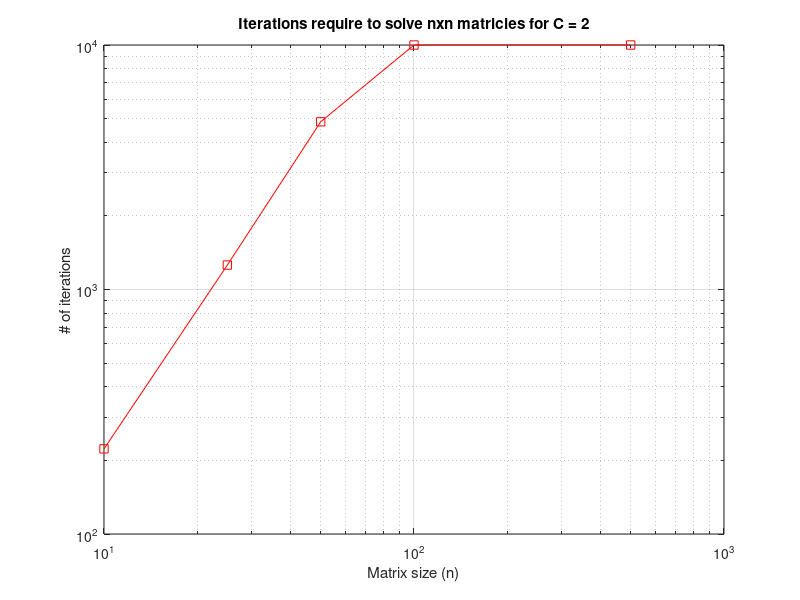
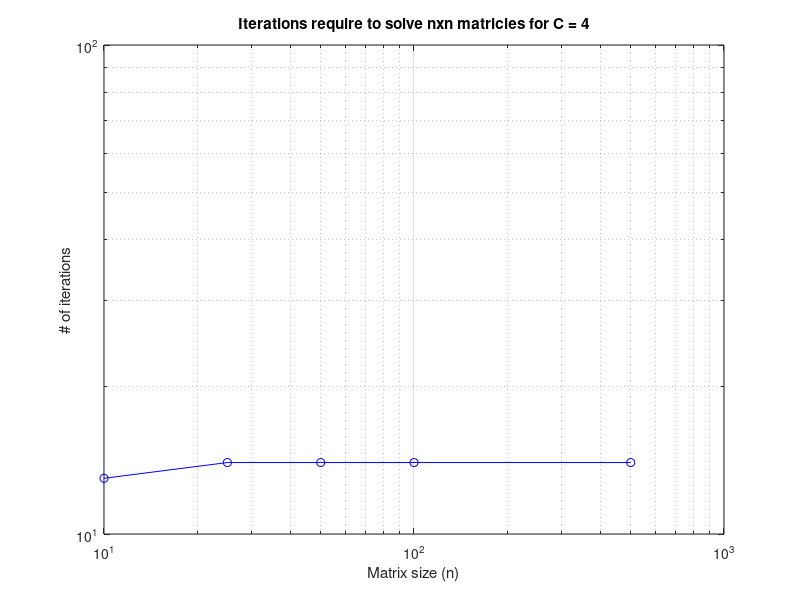

These charts were generated, in order, by the following MATLAB code:
close all;
clear all;

% Processing:
% x_n+1 = D_inv.*(L+U).*x + D'.*b_n
% Refactoring above: ^^^
% x_new = D_inv * (b_n - (L + U) * x);

tol = 1e-4;
c = [2, 4];  %[Part A, Part B]
%n = [5, 10, 25, 50, 100]; %low test
n = [10, 25, 50, 100, 500]; %base test
%n = [50, 100, 500, 1000, 5000]; %stress testing
max_iter = 10000;  % Safety limit for iterations

%empty ls for iterations, for plotting
iter_c2 = zeros(size(n));
iter_c4 = zeros(size(n));

for i = 1:length(c)
    disp('-----------------------------------')
    disp(['Jacobi for c=', num2str(c(i))])
    disp('-----------------------------------')
    for j = 1:length(n)
        % Construct the tridiagonal matrix and right-hand side
        h = 1 / (n(j) + 1);
        main_diag = (c(i)/h^2) * ones(n(j),1);
        off_diag = (-1/h^2) * ones(n(j),1);
        A_n = spdiags([off_diag main_diag off_diag], [-1 0 1], n(j), n(j));
        b_n = ones(n(j), 1);

        %Declaratives:
        D = diag(A_n);
        D_inv = diag(1./D);
        L = tril(A_n, -1); %lower tri 
        U = triu(A_n, 1); %upper tri
        x = zeros(n(j), 1);

        x_exact = A_n \ b_n;
        iter = 0;  %reset iteration

        %diag dominant check
        D_dd = abs(D);
        non_diag_sum = sum(abs(A_n), 2) - D_dd;
        while true
            if all(D_dd >= non_diag_sum)
                disp('diagonally dominant');
                break;
            else
                disp('NOT diagonally dominant');
                break;
            end
        end

        %Spectral Radius check
        spectral_radius = max(abs(eig(D_inv * (L + U))));
        disp(['Spectral Radius: ', num2str(spectral_radius)]);

        %Jacobi Iteration
        while iter < max_iter
            x_new = D_inv * (b_n - (L + U) * x); % Jacobi update
            rel_error = norm(x_new - x_exact, 2) / norm(x_exact, 2);  % Relative error
            iter = iter + 1;

            %iteration appending
            if c(i) == 2
                iter_c2(j) = iter;
            elseif c(i) == 4
                iter_c4(j) = iter;
            end

            if rel_error < tol
                disp(['c = ', num2str(c(i)), ', n = ', num2str(n(j)), ', Iterations: ', num2str(iter)]);
                disp(['Error: ', num2str(rel_error)])
                disp(" ")
                break
            end
            x = x_new; %Update x
        end
        if iter == max_iter
            warning(['Jacobi method did not converge for c = ', num2str(c(i)), ', n = ', num2str(n(j))]);
            %Safety, meaning max iterations has been hit before convergence
        end
    end
end
disp(iter_c2)
disp(iter_c4)

%plotting n vs iter for c=2
fig1 = figure; 
loglog(n, iter_c2,'-s','color', 'r');
xlabel('Matrix size (n)');
ylabel('# of iterations');
title('Iterations require to solve nxn matricies for C = 2');
grid on;

y1 = polyfit(n, iter_c2, 1);
r1 = y1(1) %Power-Law Big O rep of Jacobi complextity growth for c = 2

%plotting n vs iter for c=4
fig2 = figure;
loglog(n, iter_c4,'-o', 'color', 'b');
xlabel('Matrix size (n)');
ylabel('# of iterations');
title('Iterations require to solve nxn matricies for C = 4');
grid on;

y2 = polyfit(n, iter_c4, 1);
r2 = y2(1) %Power-Law Big O rep of Jacobi complextity growth for c = 4

